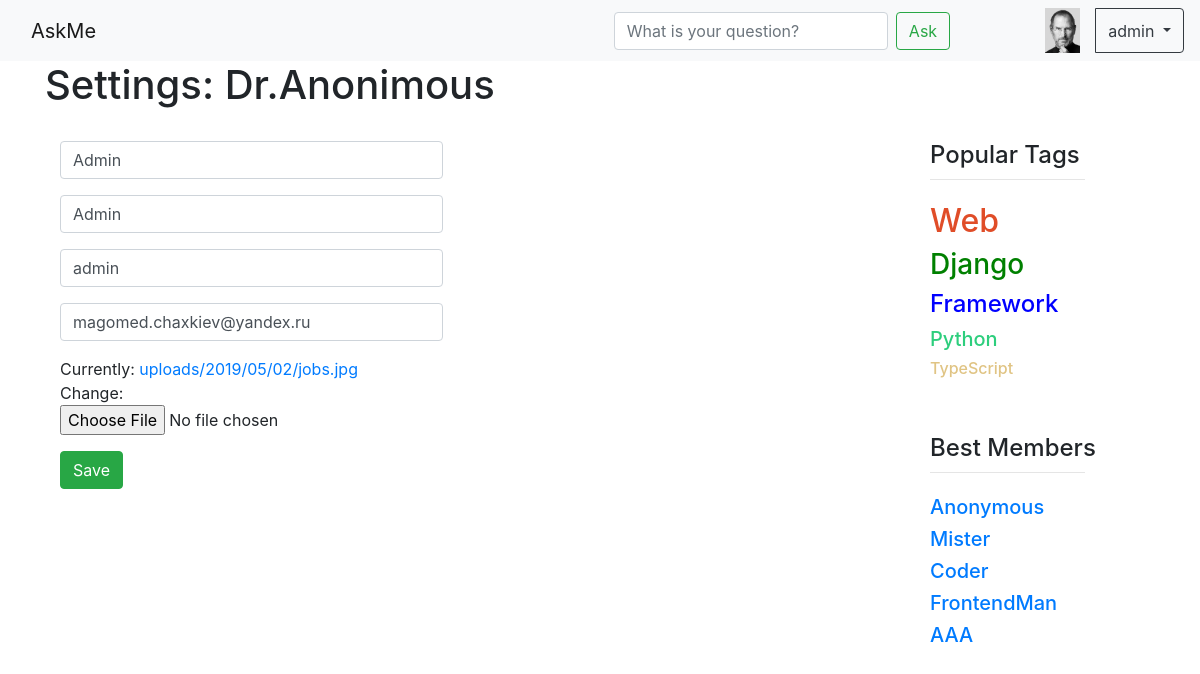
/settings/ (signed in), run on an earlier commit of the app's database.
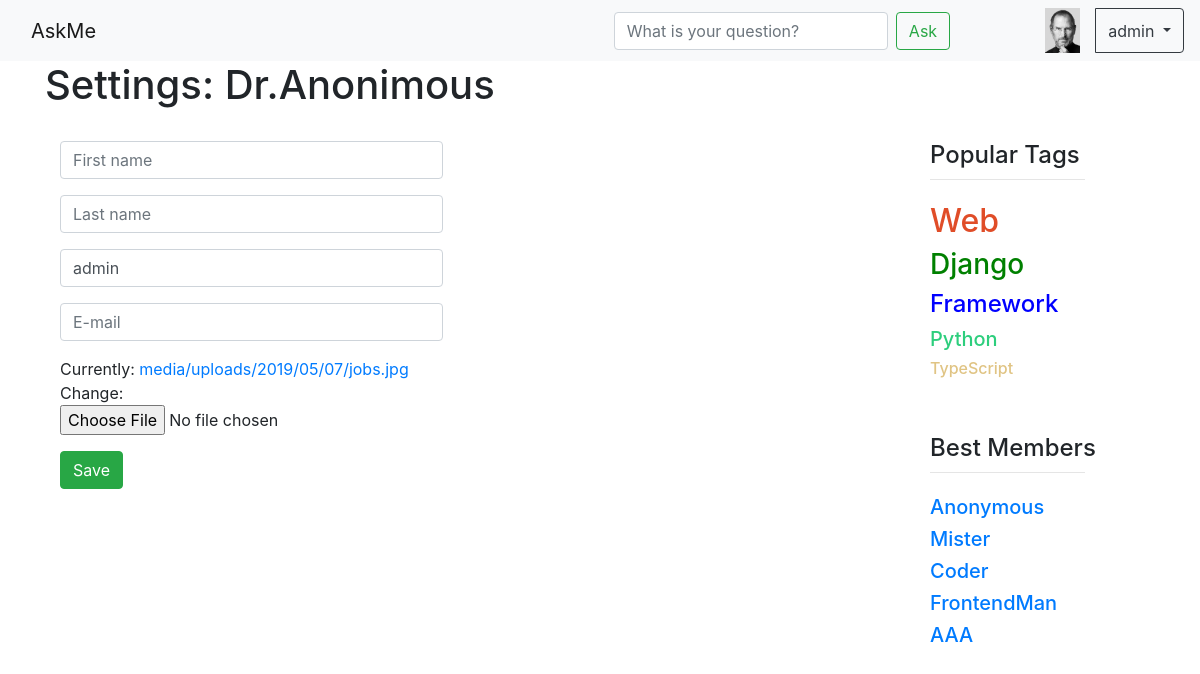
And on a later commit of the database.
### question/models.py (models this page shows)
class User(AbstractUser):
    upload = models.ImageField(default="static/default/default_avatar.png", upload_to="media/uploads/%Y/%m/%d", verbose_name="User's Avatar")
    registration_date = models.DateTimeField(default=timezone.now, verbose_name="User's Registration Date")
    rating = models.IntegerField(default=0, verbose_name="User's Rating")
    objects = UserManager()
    def __str__(self):
        return self.username

### question/views.py (the view)
# urls.py: url(r'^settings/$', settings, name='settings'),
@login_required(login_url='/signin/')
def settings(request):
	user = get_object_or_404(User, username=request.user)
	if request.method == 'POST':
		form = UserSettingsForm(instance=user,
                               data=request.POST,
                               files=request.FILES
                              )
		if form.is_valid():
			form.save()
	else:
		form = UserSettingsForm(instance=user)
	return render(request, 'question/settings.html', {'form': form})

### question/forms.py
class UserSettingsForm(forms.ModelForm):
    first_name = forms.CharField(required=False,validators=[text_validator],widget=forms.TextInput(attrs={
        'class': 'form-control',
        'minlength': 2,
        'maxlength': 30,
        'placeholder': 'First name'}))
    last_name = forms.CharField(required=False,validators=[text_validator], widget=forms.TextInput(attrs={
        'class': 'form-control',
        'minlength': 2,
        'maxlength': 30,
        'placeholder': 'Last name'}))
    username = forms.CharField(validators=[text_validator],required=False,widget=forms.TextInput(attrs={
        'class': 'form-control',
        'minlength': 5,
        'maxlength': 30,
        'placeholder': 'Username'}))
    email = forms.EmailField(required=False,widget=forms.EmailInput(attrs={
        'class': 'form-control',
        'placeholder': 'E-mail'}))
    class Meta:
        model = User
        fields = ['first_name', 'last_name', 'username', 'email', 'upload']

### templates/question/settings.html (shortened to what this page needs)
{% extends "question/base.html" %}
{% load static %}
{% block headerName %}
    <h1>Settings: Dr.Anonimous</h1>
{% endblock %}
{% block content %}
    <div>
        <form enctype="multipart/form-data" class="form-horizontal" action="{% url 'settings' %}" method="post">
            <div class="col-md-6">
                <fieldset>
                    {% for field in form %}
                    <div class="form-group">
                        {{ field }}
                    </div>
                    {% endfor %}
                    <div class="form-group">
                        <input type="submit" value="Save" class="btn btn-success"/>
                    </div>
                </fieldset>
            </div>
        </form>
    </div>
{% endblock %}

### templates/question/navbar.html (shortened to what this page needs)
{% load static%}
<nav class="navbar navbar-light bg-light">
  <a href="{% url 'index' %}" class="navbar-brand col-lg-5">AskMe</a>
  <form class="form-inline">
    <input class="form-control mr-sm-2" type="search" placeholder="What is your question?" aria-label="Search">
    <button class="btn btn-outline-success my-2 my-sm-0" type="submit">Ask</button>
  </form>
  {% if user.is_authenticated %}
  <div class="btn-group" role="group">
    <img src="/media/{{user.upload}}" class="mr-3" alt="..." width="35" height="45">
    <button id="btnGroupDrop1" type="button" class="btn dropdown-toggle btn-outline-dark" data-toggle="dropdown" aria-haspopup="true" aria-expanded="false">
      {{ user }}
    </button>
  </div>
  {% endif %}
</nav>

What changed in the data, as far as the page shows it:
changed User "admin": first_name "Admin" → (not shown); last_name "Admin" → (not shown); email "magomed.chaxkiev@yandex.ru" → (not shown)
Also different on the page:
text no longer shown: "Currently: uploads/2019/05/02/jobs.jpg Change:"
text now shown: "Currently: media/uploads/2019/05/07/jobs.jpg Change:"
